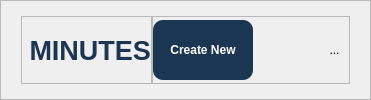
        <widget class="QFrame" name="headerArea">
         <property name="frameShape">
          <enum>QFrame::Shape::StyledPanel</enum>
         </property>
         <property name="frameShadow">
          <enum>QFrame::Shadow::Raised</enum>
         </property>
         <layout class="QHBoxLayout" name="horizontalLayout_2">
          <property name="spacing">
           <number>0</number>
          </property>
          <property name="leftMargin">
           <number>20</number>
          </property>
          <property name="topMargin">
           <number>15</number>
          </property>
          <property name="rightMargin">
           <number>20</number>
          </property>
          <property name="bottomMargin">
           <number>15</number>
          </property>
          <item>
           <widget class="QFrame" name="frame_4">
            <property name="sizePolicy">
             <sizepolicy hsizetype="Expanding" vsizetype="Preferred">
              <horstretch>0</horstretch>
              <verstretch>0</verstretch>
             </sizepolicy>
            </property>
            <property name="frameShape">
             <enum>QFrame::Shape::StyledPanel</enum>
            </property>
            <property name="frameShadow">
             <enum>QFrame::Shadow::Raised</enum>
            </property>
            <layout class="QHBoxLayout" name="horizontalLayout_4">
             <property name="spacing">
              <number>0</number>
             </property>
             <property name="leftMargin">
              <number>0</number>
             </property>
             <property name="topMargin">
              <number>0</number>
             </property>
             <property name="rightMargin">
              <number>0</number>
             </property>
             <property name="bottomMargin">
              <number>0</number>
             </property>
             <item>
              <widget class="QLabel" name="pmTitle">
               <property name="sizePolicy">
                <sizepolicy hsizetype="Minimum" vsizetype="Preferred">
                 <horstretch>0</horstretch>
                 <verstretch>0</verstretch>
                </sizepolicy>
               </property>
               <property name="font">
                <font>
                 <pointsize>20</pointsize>
                 <bold>true</bold>
                </font>
               </property>
               <property name="styleSheet">
                <string notr="true">color: #1b3652;</string>
               </property>
               <property name="text">
                <string> MINUTES</string>
               </property>
              </widget>
             </item>
            </layout>
           </widget>
          </item>
          <item alignment="Qt::AlignRight">
           <widget class="QFrame" name="frame_3">
            <property name="frameShape">
             <enum>QFrame::Shape::StyledPanel</enum>
            </property>
            <property name="frameShadow">
             <enum>QFrame::Shadow::Raised</enum>
            </property>
            <layout class="QHBoxLayout" name="horizontalLayout_3">
             <property name="spacing">
              <number>20</number>
             </property>
             <property name="leftMargin">
              <number>0</number>
             </property>
             <property name="topMargin">
              <number>3</number>
             </property>
             <property name="rightMargin">
              <number>5</number>
             </property>
             <property name="bottomMargin">
              <number>3</number>
             </property>
             <item>
              <widget class="QPushButton" name="createBtn">
               <property name="sizePolicy">
                <sizepolicy hsizetype="Preferred" vsizetype="Preferred">
                 <horstretch>0</horstretch>
                 <verstretch>0</verstretch>
                </sizepolicy>
               </property>
               <property name="minimumSize">
                <size>
                 <width>100</width>
                 <height>20</height>
                </size>
               </property>
               <property name="maximumSize">
                <size>
                 <width>100</width>
                 <height>16777215</height>
                </size>
               </property>
               <property name="font">
                <font>
                 <bold>true</bold>
                </font>
               </property>
               <property name="styleSheet">
                <string notr="true">background-color: #1b3652;
color: white;
border-radius: 10px;</string>
               </property>
               <property name="text">
                <string>Create New</string>
               </property>
              </widget>
             </item>
             <item>
              <widget class="QPushButton" name="searchBtn">
               <property name="styleSheet">
                <string notr="true">border: none;</string>
               </property>
               <property name="text">
                <string/>
               </property>
               <property name="icon">
                <iconset>
                 <normaloff>:/icon/search(blue).svg</normaloff>:/icon/search(blue).svg</iconset>
               </property>
               <property name="iconSize">
                <size>
                 <width>25</width>
                 <height>25</height>
                </size>
               </property>
              </widget>
             </item>
             <item>
              <widget class="QToolButton" name="sortBtn">
               <property name="styleSheet">
                <string notr="true">border: none;</string>
               </property>
               <property name="text">
                <string>...</string>
               </property>
               <property name="icon">
                <iconset>
                 <normaloff>:/icon/sort.svg</normaloff>:/icon/sort.svg</iconset>
               </property>
               <property name="iconSize">
                <size>
                 <width>22</width>
                 <height>22</height>
                </size>
               </property>
               <property name="popupMode">
                <enum>QToolButton::ToolButtonPopupMode::InstantPopup</enum>
               </property>
              </widget>
             </item>
            </layout>
           </widget>
          </item>
         </layout>
        </widget>
